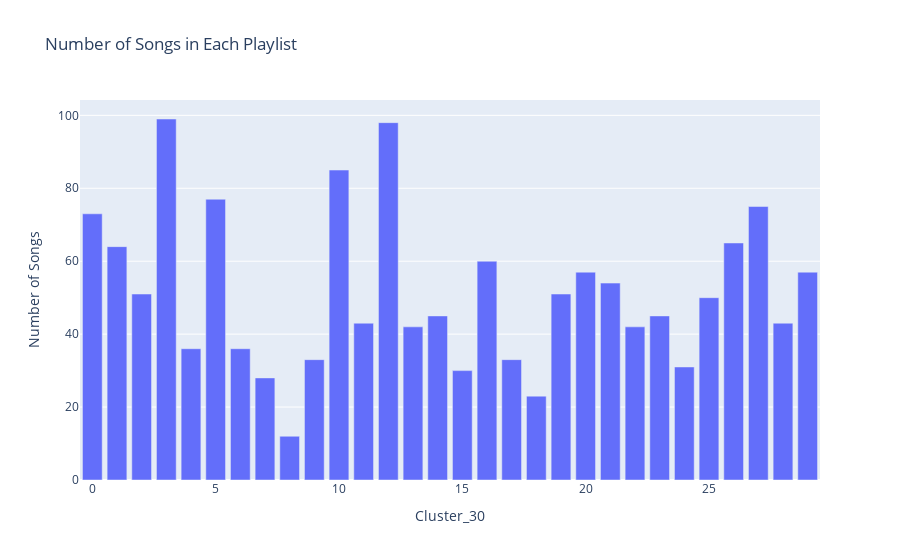

Notebook source saved alongside this figure:
### Code cell
import plotly.express as px

# showing the number of songs in each cluster in the filtered dataframe
cluster_counts = df_filtered['Cluster_30'].value_counts().sort_index()

# bar chart using Plotly
fig = px.bar(cluster_counts, 
             x=cluster_counts.index, 
             y=cluster_counts.values, 
             labels={'x': 'Playlist', 'y': 'Number of Songs'},
             title='Number of Songs in Each Playlist')

fig.show()

### Figure 1 — Plotly figure (JSON) as saved in the notebook; plotly's stock layout.template omitted (floating-point values rounded to 4 significant figures)
{"data": [{"alignmentgroup": "True", "hovertemplate": "Cluster_30=%{x}<br>Number of Songs=%{y}<extra></extra>", "legendgroup": "", "marker": {"color": "#636efa", "pattern": {"shape": ""}}, "name": "", "offsetgroup": "", "orientation": "v", "showlegend": false, "textposition": "auto", "type": "bar", "x": [0, 1, 2, 3, 4, 5, 6, 7, 8, 9, 10, 11, 12, 13, 14, 15, 16, 17, 18, 19, 20, 21, 22, 23, 24, 25, 26, 27, 28, 29], "xaxis": "x", "y": [73, 64, 51, 99, 36, 77, 36, 28, 12, 33, 85, 43, 98, 42, 45, 30, 60, 33, 23, 51, 57, 54, 42, 45, 31, 50, 65, 75, 43, 57], "yaxis": "y"}], "layout": {"barmode": "relative", "legend": {"tracegroupgap": 0}, "title": {"text": "Number of Songs in Each Playlist"}, "xaxis": {"anchor": "y", "domain": [0, 1], "title": {"text": "Cluster_30"}}, "yaxis": {"anchor": "x", "domain": [0, 1], "title": {"text": "Number of Songs"}}}}
